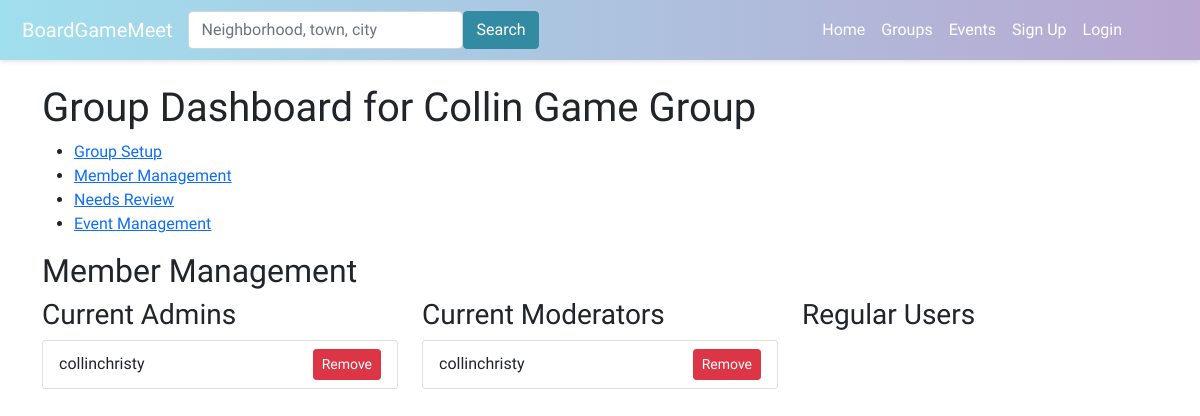
The app's page /group-dashboard/collin-game-group-5/, older data.
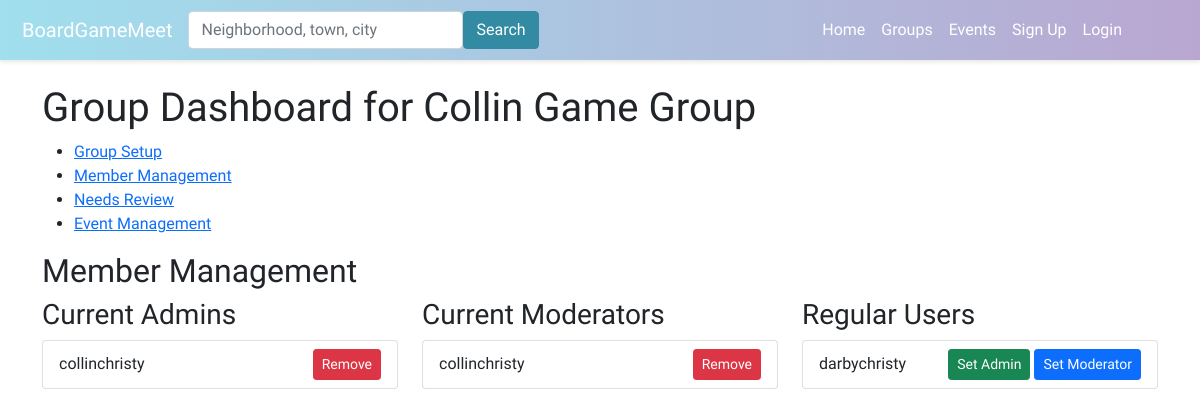
The same page, newer data.
### boardgame/models.py (models this page shows, shortened)
class GroupMembers(models.Model):
    user = models.ForeignKey(User, on_delete=models.CASCADE)
    group = models.ForeignKey(Group,related_name='group_members', on_delete=models.CASCADE)
    is_admin = models.BooleanField(default=False)
    is_moderator = models.BooleanField(default=False)
    date_joined = models.DateTimeField(auto_now_add=True)
    class Meta:
        verbose_name_plural = 'GroupMembers'
        unique_together = ('user', 'group')

### boardgame/views.py (the view, shortened to what this page needs)
# urls.py: path('group-dashboard/<slug:group_slug>/', views.manage_group_dashboard, name='manage_group_dashboard'),
def manage_group_dashboard(request, group_slug, section=None):
    group = get_object_or_404(Group, slug=group_slug)
    section = section or request.GET.get('section', 'member_management')
    context = {'group': group, 'section': section}
    if section == 'member_management':
        admins = GroupMembers.objects.filter(group=group, is_admin=True)
        moderators = GroupMembers.objects.filter(group=group, is_moderator=True)
        users = GroupMembers.objects.filter(group=group, is_admin=False, is_moderator=False)
        context.update({'admins': admins, 'moderators': moderators, 'users': users})
    elif section == 'event_management':
        now = datetime.now()
        upcoming_events = Event.objects.filter(group=group, date_time__gte=now).order_by('date_time')
        past_events = Event.objects.filter(group=group, date_time__lt=now).order_by('-date_time')
        context.update({'upcoming_events': upcoming_events, 'past_events': past_events})
    elif section == 'needs_review':
        pass
    return render(request, 'boardgame/manage_group_dashboard.html', context)

### boardgame/templates/boardgame/manage_group_dashboard.html (shortened to what this page needs)
{% extends 'boardgame/base.html' %}
{% load static %}
{% block content %}
<h1>Group Dashboard for {{ group.name }}</h1>
<nav>
    <ul>
        <li><a href="{% url 'manage_group_dashboard_with_section' group.slug 'group_setup' %}">Group Setup</a></li>
        <li><a href="{% url 'manage_group_dashboard_with_section' group.slug 'member_management' %}">Member Management</a></li>
        <li><a href="{% url 'manage_group_dashboard_with_section' group.slug 'needs_review' %}">Needs Review</a></li>
        <li><a href="{% url 'manage_group_dashboard_with_section' group.slug 'event_management' %}">Event Management</a></li>
    </ul>
</nav>
{% if section == 'group_setup' %}
    <h2>Group Setup</h2>
    <form method="post">
        {% csrf_token %}
        {{ form.as_p }}
        <button type="submit">Save Changes</button>
    </form>
{% elif section == 'member_management' %}
    <h2>Member Management</h2>
    <div class="row">
        <div class="col-md-4">
            <h3>Current Admins</h3>
            <ul class="list-group">
                {% for admin in admins %}
                <li class="list-group-item d-flex justify-content-between align-items-center">
                    {{ admin.user.username }}
                    <form method="post" action="{% url 'manage_group_dashboard' group.slug %}?section=member_management">
                        <button type="submit" name="action" value="remove_admin" class="btn btn-danger btn-sm">Remove</button>
                    </form>
                </li>
                {% endfor %}
            </ul>
        </div>
        <div class="col-md-4">
            <h3>Current Moderators</h3>
            <ul class="list-group">
                {% for mod in moderators %}
                <li class="list-group-item d-flex justify-content-between align-items-center">
                    {{ mod.user.username }}
                    <form method="post" action="{% url 'manage_group_dashboard' group.slug %}?section=member_management">
                        <button type="submit" name="action" value="remove_mod" class="btn btn-danger btn-sm">Remove</button>
                    </form>
                </li>
                {% endfor %}
            </ul>
        </div>
        <div class="col-md-4">
            <h3>Regular Users</h3>
            <ul class="list-group">
                {% for user in users %}
                <li class="list-group-item d-flex justify-content-between align-items-center">
                    {{ user.user.username }}
                    <div>
                        <form method="post" action="{% url 'manage_group_dashboard' group.slug %}?section=member_management" class="d-inline">
                            <button type="submit" name="action" value="set_admin" class="btn btn-success btn-sm">Set Admin</button>
                        </form>
                        <form method="post" action="{% url 'manage_group_dashboard' group.slug %}?section=member_management" class="d-inline">
                            <button type="submit" name="action" value="set_mod" class="btn btn-primary btn-sm">Set Moderator</button>
                        </form>
                    </div>
                </li>
                {% endfor %}
            </ul>
        </div>
    </div>
{% elif section == 'needs_review' %}
    <h2>Needs Review</h2>
{% endif %}
{% endblock %}

Row changes from the older to the newer data that the page shows:
added GroupMembers: user.username "darbychristy", shown under "Regular Users"
